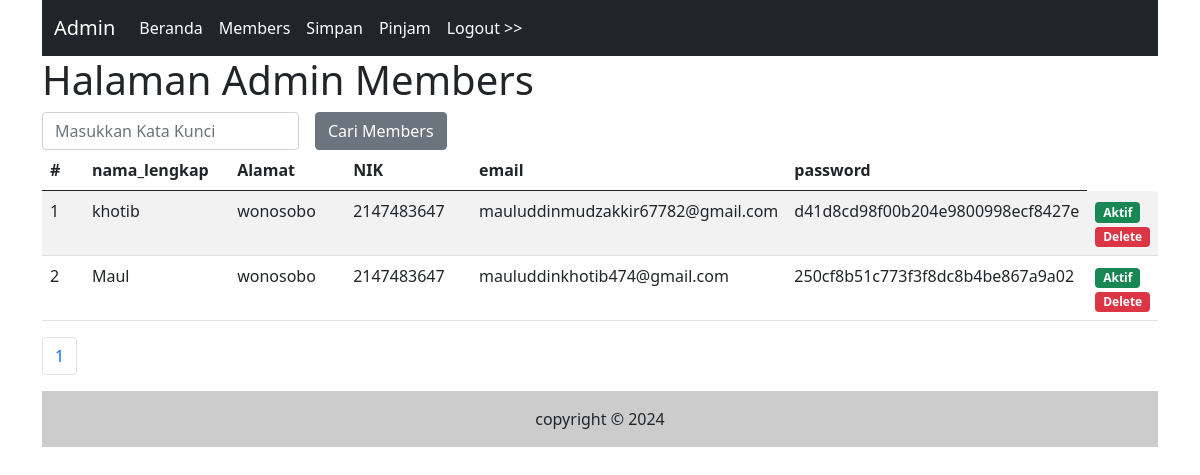
Page /Admin/members.php (signed in) on the committed database.
### tables this page shows
CREATE TABLE `members` (
  `id` int(11) NOT NULL,
  `nama_lengkap` varchar(225) NOT NULL,
  `Alamat` varchar(225) NOT NULL,
  `NIK` int(20) NOT NULL,
  `email` text NOT NULL,
  `password` text NOT NULL,
  `token_ganti_password` text NOT NULL
);

### Admin/members.php (the view, shortened to what this page needs)
<?php include("inc_header.php") ?>
<?php
$katakunci = (isset($_GET['katakunci'])) ? $_GET['katakunci'] : "";
?>
<h1>Halaman Admin Members</h1>
<form class="row g-3" method="get">
    <div class="col-auto">
        <input type="text" class="form-control" placeholder="Masukkan Kata Kunci" name="katakunci" value="<?php echo $katakunci ?>" />
    </div>
    <div class="col-auto">
        <input type="submit" name="cari" value="Cari Members" class="btn btn-secondary" />
    </div>
</form>
<table class="table table-striped">
    <thead>
        <tr>
            <th class="col-1">#</th>
            <th class="col-2">nama_lengkap</th>
            <th class="col-2">Alamat</th>
            <th class="col-2">NIK</th>
            <th class="col-2">email</th>
            <th class="col-2">password</th>
        </tr>
    </thead>
    <tbody>
        <?php
        $sqltambahan = "";
        $per_halaman = 8;
        $sql1   = "select * from members $sqltambahan";
        $page   = isset($_GET['page'])?(int)$_GET['page']:1;
        $mulai  = ($page > 1) ? ($page * $per_halaman) - $per_halaman : 0;
        $q1     = mysqli_query($koneksi,$sql1);
        $total  = mysqli_num_rows($q1);
        $pages  = ceil($total / $per_halaman);
        $nomor  = $mulai + 1;
        $sql1   = $sql1." order by id desc limit $mulai,$per_halaman";
        $q1     = mysqli_query($koneksi, $sql1);
        while ($r1 = mysqli_fetch_array($q1)) {
        ?>
            <tr>
                <td><?php echo $nomor++ ?></td>
                <td><?php echo $r1['nama_lengkap']?></td>
                <td><?php echo $r1['Alamat'] ?></td>
                <td><?php echo $r1['NIK']?></td>
                <td><?php echo $r1['email']?></td>
                <td><?php echo $r1['password']?></td>
                <td>
                    <?php
                    if($r1['id']>'0'){
                        ?>
                        <span class="badge bg-success">Aktif</span>
                        <?php
                    }else{
                        ?>
                        <span class="badge bg-light">Belum Aktif</span>
                        <?php
                    }
                    ?>
                    <a href = "members.php?op=delete&id=<?php echo $r1['id']?>" onclick="return confirm('Apakah Anda Yakin Ingin Menghapus Data?')">
                    <span class="badge bg-danger">Delete</span>
                    </a>
                </td>
            </tr>
        <?php
        }
        ?>
    </tbody>
</table>
<nav aria-label="Page navigation example">
    <ul class="pagination">
        <?php
        $cari = isset($_GET['cari'])? $_GET['cari'] : "";
        for($i=1; $i <= $pages; $i++){
            ?>
            <li class="page-item">
                <a class="page-link" href="members.php?katakunci=<?php echo $katakunci?>&cari=<?php echo $cari?>&page=<?php echo $i ?>"><?php echo $i ?></a>
            </li>
            <?php
        }
        ?>
    </ul>
</nav>
<?php include("inc_footer.php") ?>

### rows in the picture
members: nama_lengkap "khotib", Alamat "wonosobo", NIK "2147483647", email "mauluddinmudzakkir67782@gmail.com", password "d41d8cd98f00b204e9800998ecf8427e", shows "Aktif"
members: nama_lengkap "Maul", Alamat "wonosobo", NIK "2147483647", email "mauluddinkhotib474@gmail.com", password "250cf8b51c773f3f8dc8b4be867a9a02", shows "Aktif"
